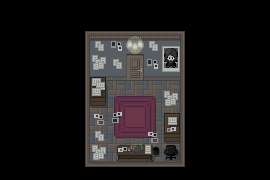

Tiled map render using the project's own tile images. Description and the map definition, with tile-layer contents summarised, below:
An orthogonal 15x10 tile map with 18x18 px tiles, 3 tile layers (Livello tile 1, Furniture, Foreground), 4 tilesets and 7 objects.

<map version="1.10" tiledversion="1.11.0" orientation="orthogonal" renderorder="right-down" width="15" height="10" tilewidth="18" tileheight="18" infinite="0" nextlayerid="6" nextobjectid="33">
 <tileset firstgid="1" source="../../TILEMAPS/Tilemap 2/Tilemap2.tsx" />
 <tileset firstgid="171" source="../../TILEMAPS/Tilemap 3/Tilemap3.tsx" />
 <tileset firstgid="324" source="../../TILEMAPS/Furniture/Furniture.tsx" />
 <tileset firstgid="702" source="../../TILEMAPS/Furniture/Furniture2.tsx" />
 <layer id="1" name="Livello tile 1" width="15" height="10">
  <data>[150 cells, 150 non-empty, 25 distinct tile ids]</data>
 </layer>
 <layer id="2" name="Furniture" width="15" height="10">
  <data>[150 cells, 22 non-empty, 15 distinct tile ids]</data>
 </layer>
 <objectgroup id="5" name="Collisioni">
  <object id="25" x="72" y="18" width="126" height="54" />
  <object id="26" x="180" y="72" width="18" height="90" />
  <object id="27" x="72" y="72" width="18" height="90" />
  <object id="28" x="72" y="162" width="126" height="18" />
  <object id="30" x="108" y="144" width="72" height="18" />
  <object id="31" x="162" y="108" width="18" height="36" />
  <object id="32" x="90" y="72" width="18" height="36" />
 </objectgroup>
 <layer id="3" name="Foreground" width="15" height="10">
  <data>[150 cells, 0 non-empty, 0 distinct tile ids]</data>
 </layer>
</map>
